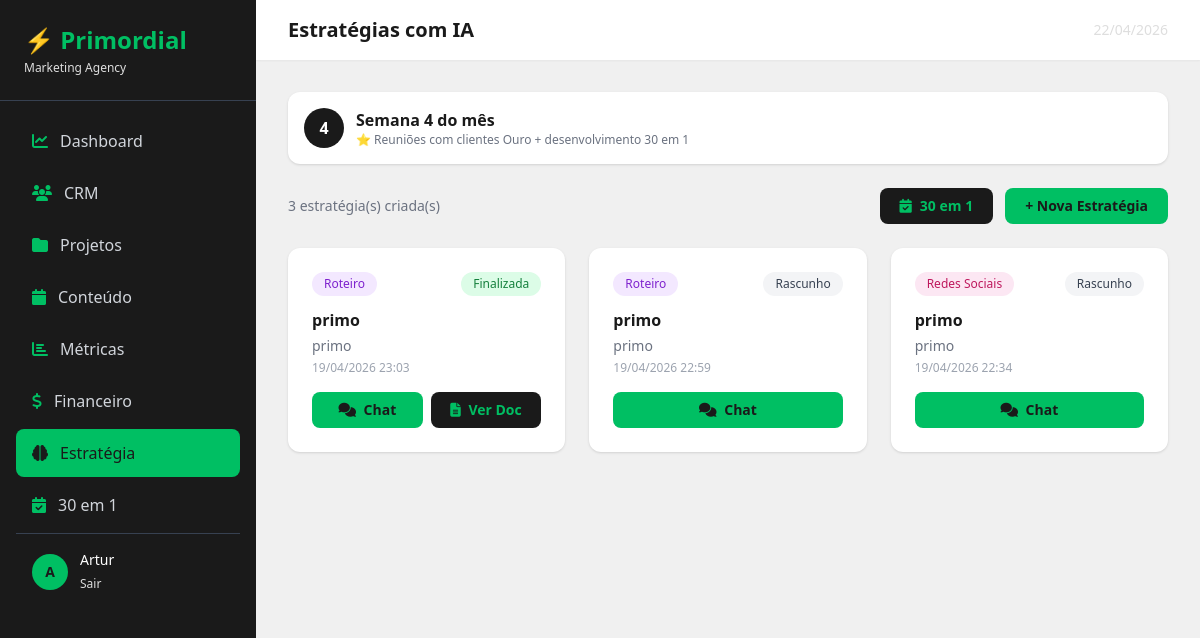
The app's page /estrategia/ (signed in) with its own data.
### estrategia/models.py (models this page shows, shortened)
class Estrategia(models.Model):
    TIPO_CHOICES = [
        ('redes_sociais', 'Redes Sociais'),
        ('conteudo', 'Conteúdo'),
        ('marketing_completo', 'Marketing Completo'),
        ('roteiro', 'Roteiro'),
        ('30_em_1', '30 em 1'),
    ]
    STATUS_CHOICES = [
        ('rascunho', 'Rascunho'),
        ('finalizada', 'Finalizada'),
    ]
    cliente = models.ForeignKey(Cliente, on_delete=models.CASCADE, related_name='estrategias', null=True, blank=True)
    titulo = models.CharField(max_length=200)
    tipo = models.CharField(max_length=30, choices=TIPO_CHOICES)
    status = models.CharField(max_length=20, choices=STATUS_CHOICES, default='rascunho')
    mes_referencia = models.DateField(null=True, blank=True)
    documento_final = models.TextField(blank=True)
    criado_por = models.ForeignKey(User, on_delete=models.SET_NULL, null=True)
    criado_em = models.DateTimeField(auto_now_add=True)
    atualizado_em = models.DateTimeField(auto_now=True)
    class Meta:
        ordering = ['-criado_em']

### crm/models.py (models this page shows, shortened)
class Cliente(models.Model):
    STATUS_CHOICES = [
        ('lead', 'Lead'),
        ('prospecto', 'Prospecto'),
        ('ativo', 'Ativo'),
        ('ouro', '⭐ Cliente Ouro'),
        ('inativo', 'Inativo'),
    ]
    SEGMENTO_CHOICES = [
        ('moda', 'Moda e Beleza'),
        ('saude', 'Saúde e Bem-estar'),
        ('alimentacao', 'Alimentação'),
        ('tecnologia', 'Tecnologia'),
        ('educacao', 'Educação'),
        ('imobiliario', 'Imobiliário'),
        ('varejo', 'Varejo'),
        ('servicos', 'Serviços'),
        ('outro', 'Outro'),
    ]
    nome = models.CharField(max_length=200)
    empresa = models.CharField(max_length=200, blank=True)
    email = models.EmailField()
    telefone = models.CharField(max_length=20, blank=True)
    status = models.CharField(max_length=20, choices=STATUS_CHOICES, default='lead')
    data_entrada = models.DateTimeField(auto_now_add=True)
    observacoes = models.TextField(blank=True)
    cpf_cnpj = models.CharField(max_length=20, blank=True)
    data_nascimento = models.DateField(null=True, blank=True)
    endereco = models.CharField(max_length=300, blank=True)
    cidade = models.CharField(max_length=100, blank=True)
    estado = models.CharField(max_length=2, blank=True)
    segmento = models.CharField(max_length=20, choices=SEGMENTO_CHOICES, blank=True)
    site = models.URLField(blank=True)
    instagram = models.CharField(max_length=100, blank=True)
    facebook = models.CharField(max_length=100, blank=True)
    linkedin = models.CharField(max_length=100, blank=True)
    tiktok = models.CharField(max_length=100, blank=True)
    briefing_completo = models.BooleanField(default=False)

### estrategia/views.py (the view, shortened to what this page needs)
# urls.py: path('', views.lista_estrategias, name='lista_estrategias'),
@login_required
def lista_estrategias(request):
    estrategias = Estrategia.objects.all()
    clientes = Cliente.objects.filter(status__in=['ativo', 'ouro'])
    semana_atual = get_semana_do_mes()
    alertas_estrategia = []
    alertas_30em1 = []
    if semana_atual == 4:
        clientes_ouro = Cliente.objects.filter(status='ouro')
    return render(request, 'estrategia/lista.html', {
        'estrategias': estrategias,
        'clientes': clientes,
        'semana_atual': semana_atual,
        'alertas_estrategia': alertas_estrategia,
        'alertas_30em1': alertas_30em1,
    })

### estrategia/views.py (called while the page is built)
def get_semana_do_mes():
    hoje = date.today()
    dia = hoje.day
    if dia <= 7:
        return 1
    elif dia <= 14:
        return 2
    elif dia <= 21:
        return 3
    else:
        return 4

### templates/estrategia/lista.html (shortened to what this page needs)
{% extends 'base/base.html' %}
{% block page_title %}Estratégias com IA{% endblock %}
{% block content %}
<div class="bg-white rounded-xl shadow p-4 mb-6 flex items-center gap-3">
    <div class="w-10 h-10 rounded-full flex items-center justify-center font-bold text-white" style="background-color:#1a1a1a">
        {{ semana_atual }}
    </div>
    <div>
        <p class="font-semibold" style="color:#1a1a1a">Semana {{ semana_atual }} do mês</p>
        <p class="text-xs text-gray-500">
            {% if semana_atual == 1 %}Produção de conteúdo
            {% elif semana_atual == 2 %}Revisão e aprovação
            {% elif semana_atual == 3 %}⚠️ Período de estratégia — verifique clientes pendentes
            {% else %}⭐ Reuniões com clientes Ouro + desenvolvimento 30 em 1{% endif %}
        </p>
    </div>
</div>
<div class="flex justify-between items-center mb-6">
    <p class="text-sm text-gray-500">{{ estrategias.count }} estratégia(s) criada(s)</p>
    <div class="flex gap-3">
        <a href="{% url 'lista_30em1' %}" class="font-bold px-5 py-2 rounded-lg transition text-sm" style="background-color:#1a1a1a; color:#00bf63">
            <i class="fas fa-calendar-check mr-2"></i>30 em 1
        </a>
        <a href="{% url 'nova_estrategia' %}" class="font-bold px-5 py-2 rounded-lg transition text-sm" style="background-color:#00bf63; color:#1a1a1a">
            + Nova Estratégia
        </a>
    </div>
</div>
{% if estrategias %}
<div class="grid grid-cols-1 md:grid-cols-2 lg:grid-cols-3 gap-6">
    {% for e in estrategias %}
    <div class="bg-white rounded-xl shadow p-6 hover:shadow-md transition">
        <div class="flex items-center justify-between mb-3">
            <span class="px-3 py-1 rounded-full text-xs font-medium
                {% if e.tipo == 'redes_sociais' %}bg-pink-100 text-pink-700
                {% elif e.tipo == 'conteudo' %}bg-blue-100 text-blue-700
                {% elif e.tipo == 'roteiro' %}bg-purple-100 text-purple-700
                {% elif e.tipo == '30_em_1' %}bg-yellow-100 text-yellow-700
                {% else %}bg-gray-100 text-gray-700{% endif %}">
                {{ e.get_tipo_display }}
            </span>
            <span class="px-3 py-1 rounded-full text-xs font-medium
                {% if e.status == 'finalizada' %}bg-green-100 text-green-700
                {% else %}bg-gray-100 text-gray-700{% endif %}">
                {{ e.get_status_display }}
            </span>
        </div>
        <h3 class="font-semibold mb-1" style="color:#1a1a1a">{{ e.titulo }}</h3>
        {% if e.cliente %}
        <p class="text-sm text-gray-500 mb-1">{{ e.cliente.nome }}</p>
        {% endif %}
        <p class="text-xs text-gray-400 mb-4">{{ e.criado_em|date:"d/m/Y H:i" }}</p>
        <div class="flex gap-2">
            <a href="{% url 'chat_estrategia' e.pk %}" class="flex-1 text-sm font-bold px-4 py-2 rounded-lg transition text-center" style="background-color:#00bf63; color:#1a1a1a">
                <i class="fas fa-comments mr-1"></i> Chat
            </a>
            {% if e.status == 'finalizada' %}
            <a href="{% url 'detalhe_estrategia' e.pk %}" class="flex-1 text-sm font-bold px-4 py-2 rounded-lg transition text-center" style="background-color:#1a1a1a; color:#00bf63">
                <i class="fas fa-file-alt mr-1"></i> Ver Doc
            </a>
            {% endif %}
        </div>
    </div>
    {% endfor %}
</div>
{% endif %}
{% endblock %}

### templates/base/base.html (shortened to what this page needs)
<!DOCTYPE html>
<html lang="pt-br">
<head>
    <script src="https://cdn.tailwindcss.com"></script>
    <link href="https://cdnjs.cloudflare.com/ajax/libs/font-awesome/6.4.0/css/all.min.css" rel="stylesheet">
</head>
<body>
<div class="flex h-screen overflow-hidden">
    <aside class="sidebar w-64 text-white flex flex-col flex-shrink-0">
        <div class="p-6 border-b border-gray-700">
            <h1 class="text-2xl font-bold" style="color:#00bf63">⚡ Primordial</h1>
            <p class="text-xs mt-1" style="color:#dedede">Marketing Agency</p>
        </div>
        <nav class="flex-1 p-4 space-y-1 overflow-y-auto">
            <a href="/dashboard/" class="nav-link flex items-center gap-3 px-4 py-3 rounded-lg transition text-gray-300">
                <i class="fas fa-chart-line" style="color:#00bf63"></i> Dashboard
            </a>
            <a href="/crm/" class="nav-link flex items-center gap-3 px-4 py-3 rounded-lg transition text-gray-300">
                <i class="fas fa-users" style="color:#00bf63"></i> CRM
            </a>
            <a href="/projetos/" class="nav-link flex items-center gap-3 px-4 py-3 rounded-lg transition text-gray-300">
                <i class="fas fa-folder" style="color:#00bf63"></i> Projetos
            </a>
            <a href="/conteudo/" class="nav-link flex items-center gap-3 px-4 py-3 rounded-lg transition text-gray-300">
                <i class="fas fa-calendar" style="color:#00bf63"></i> Conteúdo
            </a>
            <a href="/metricas/" class="nav-link flex items-center gap-3 px-4 py-3 rounded-lg transition text-gray-300">
                <i class="fas fa-chart-bar" style="color:#00bf63"></i> Métricas
            </a>
            <a href="/financeiro/" class="nav-link flex items-center gap-3 px-4 py-3 rounded-lg transition text-gray-300">
                <i class="fas fa-dollar-sign" style="color:#00bf63"></i> Financeiro
            </a>
            <a href="/estrategia/" class="nav-link flex items-center gap-3 px-4 py-3 rounded-lg transition text-gray-300">
                <i class="fas fa-brain" style="color:#00bf63"></i> Estratégia
            </a>
            <a href="/estrategia/30em1/" class="nav-link flex items-center gap-3 px-4 py-3 rounded-lg transition text-gray-300">
                <i class="fas fa-calendar-check" style="color:#00bf63"></i> 30 em 1
            </a
        </nav>
        <div class="p-4 border-t border-gray-700">
            <div class="flex items-center gap-3">
                <div class="w-9 h-9 rounded-full flex items-center justify-center font-bold text-sm" style="background-color:#00bf63; color:#1a1a1a">
                    {{ request.user.username|first|upper }}
                </div>
                <div>
                    <p class="text-sm font-medium text-white">{{ request.user.username }}</p>
                    <a href="/admin/logout/" class="text-xs hover:text-white" style="color:#dedede">Sair</a>
                </div>
            </div>
        </div>
    </aside>
    <main class="flex-1 overflow-auto">
        <header class="bg-white shadow-sm px-8 py-4 flex items-center justify-between sticky top-0 z-10">
            <h2 class="text-xl font-semibold" style="color:#1a1a1a">{% block page_title %}{% endblock %}</h2>
            <span class="text-sm" style="color:#dedede">{% now "d/m/Y" %}</span>
        </header>
        <div class="p-8">
            {% block content %}{% endblock %}
        </div>
    </main>
</div>
</body>
</html>

### templates/base/base.html (style rules this page uses)
body { background-color: #f0f0f0; }
.sidebar { background-color: #1a1a1a; }
.nav-link.active { background-color: #00bf63; color: #1a1a1a !important; }
.nav-link.active i { color: #1a1a1a !important; }

### records on screen
Estrategia: tipo "Roteiro", status "Finalizada", titulo "primo", cliente.nome "primo", criado_em "19/04/2026 23:03", shows "Ver Doc"
Estrategia: tipo "Roteiro", status "Rascunho", titulo "primo", cliente.nome "primo", criado_em "19/04/2026 22:59"
Estrategia: tipo "Redes Sociais", status "Rascunho", titulo "primo", cliente.nome "primo", criado_em "19/04/2026 22:34"

### other values on screen
{{ request.user.username|first|upper }} "A"
{{ request.user.username }} "Artur"
{{ semana_atual }} "4"
{{ estrategias.count }} "3"
